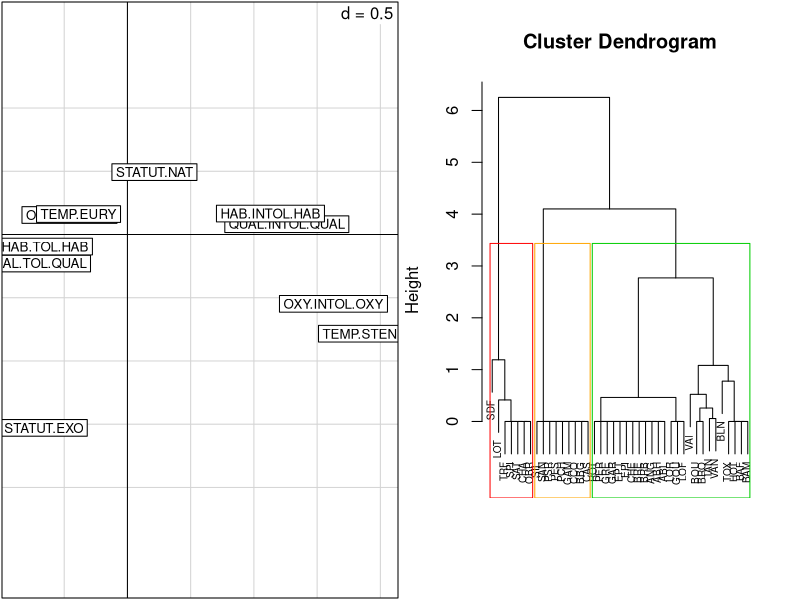
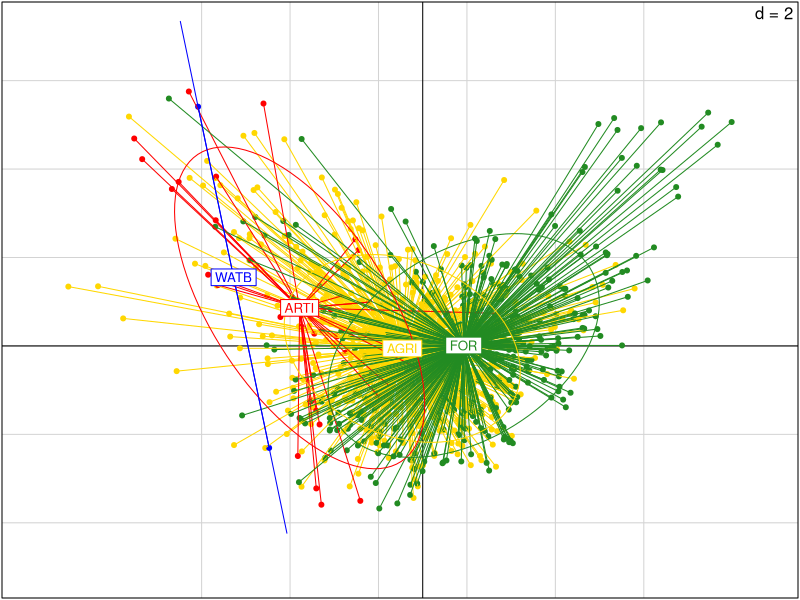
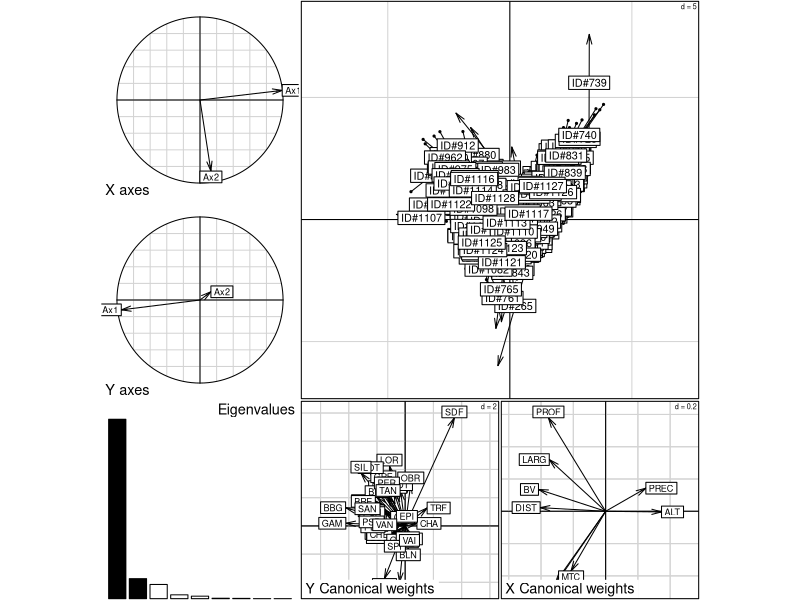
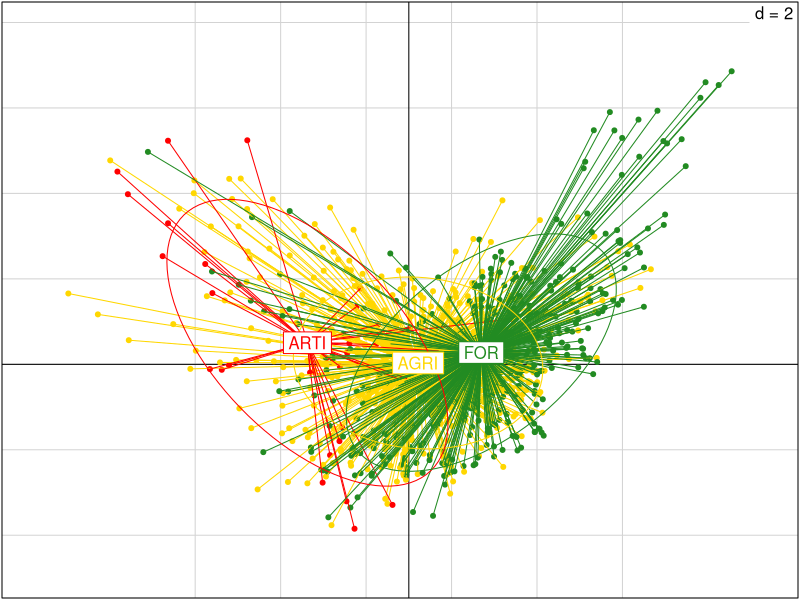
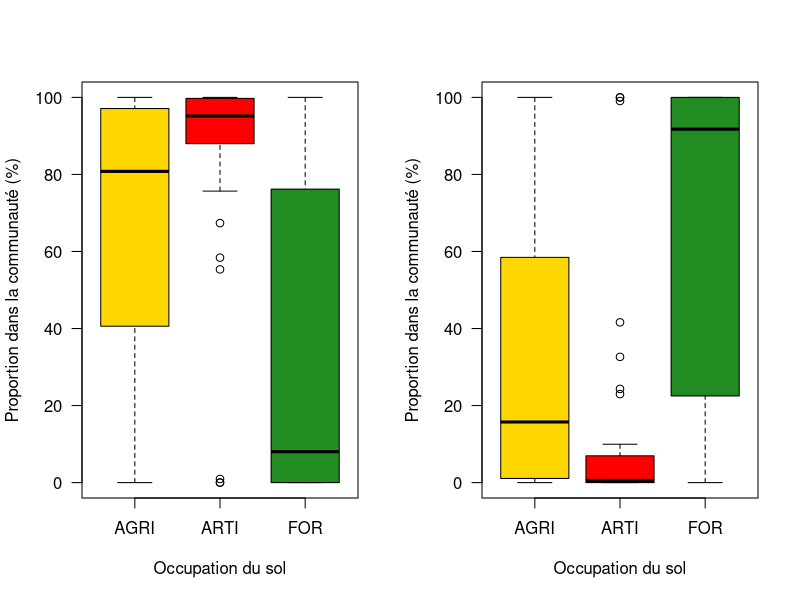
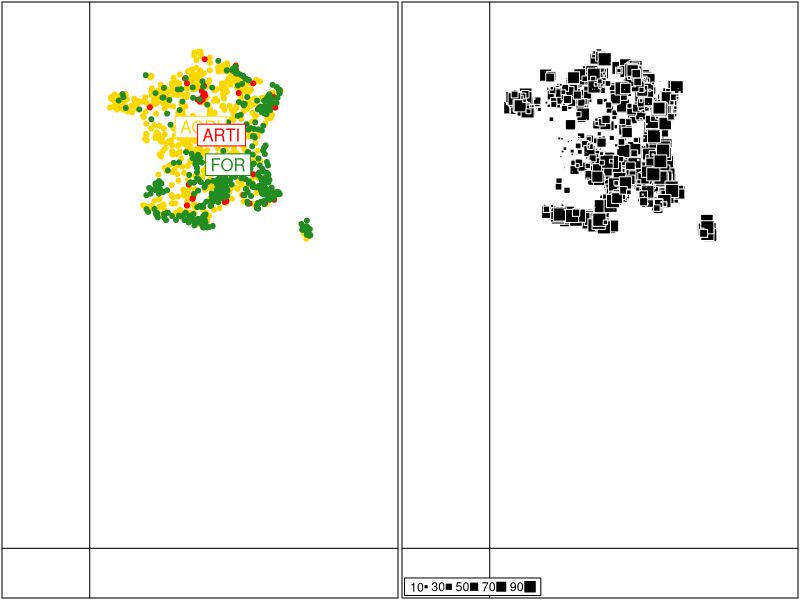
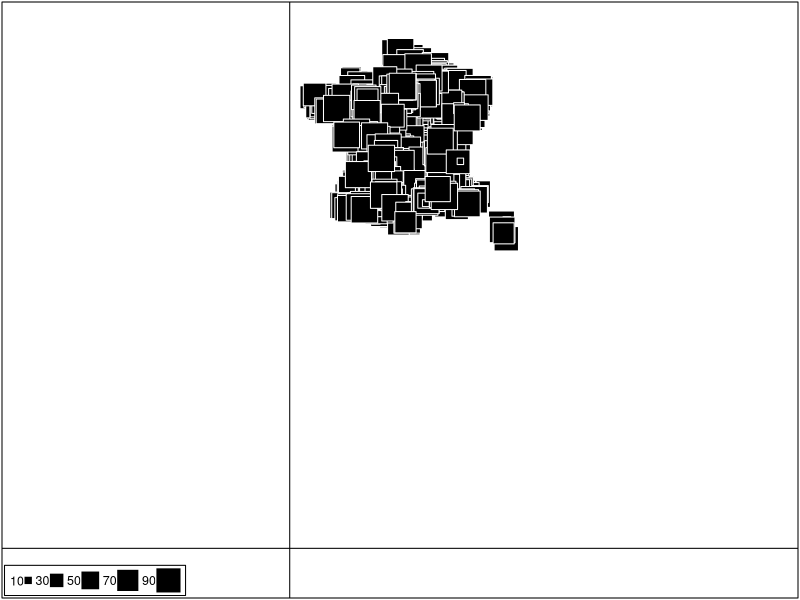
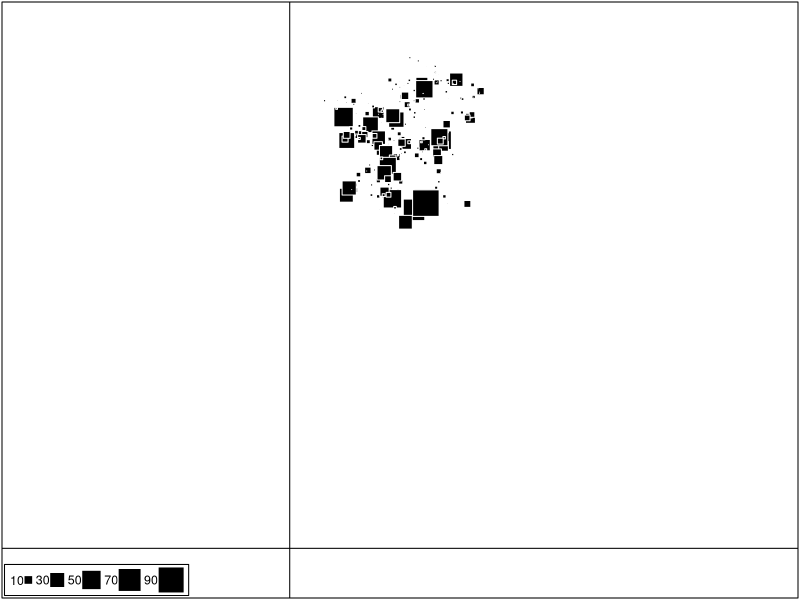

Reproduce these figures in R, in order.
# ==============================================================================
# PROJET : Syndrome des cours d'eau & Homogénéisation Biotique (Gagnants/Perdants)
# ==============================================================================

library(ade4)

# ==============================================================================
# ÉTAPE 0 : PRÉPARATION DES DONNÉES
# ==============================================================================
env <- read.csv("env.csv", sep=";", row.names=1)
sp <- read.csv("sp.csv", sep=";", row.names=1)
traits <- read.csv("traits.csv", sep=";", row.names=1)

# Nettoyage des zéros absolus
sp <- sp[, colSums(sp) > 0]
sp <- sp[rowSums(sp) > 0, ]
env <- env[rownames(sp), ]

# Variables environnementales (transformation log sur la morphologie)
env_quant <- env[, c("TEMP", "MTC", "MTW", "PREC", "BV", "DIST", "ALT", "LARG", "PROF")]
env_quant$BV   <- log(env_quant$BV + 1)
env_quant$DIST <- log(env_quant$DIST + 1)
env_quant$ALT  <- log(env_quant$ALT + 1)
env_quant$LARG <- log(env_quant$LARG + 1)
env_quant$PROF <- log(env_quant$PROF + 1)

# Traits ciblés sur la VULNÉRABILITÉ
traits_vuln <- traits[, c("QUAL", "HAB", "OXY", "TEMP", "STATUT")]
traits_vuln <- as.data.frame(lapply(traits_vuln, as.factor))


# ==============================================================================
# ÉTAPE 1 : LE PORTRAIT DES GAGNANTS ET PERDANTS (ACM + CAH)
# ==============================================================================
acm_vuln <- dudi.acm(traits_vuln, scannf = FALSE, nf = 2)

dist_vuln <- dist(acm_vuln$li)
cah_vuln <- hclust(dist_vuln, method = "ward.D2")
traits$Profil <- as.factor(cutree(cah_vuln, k = 3))

par(mfrow = c(1, 2))
s.label(acm_vuln$co, clabel = 0.8)
plot(cah_vuln, labels = rownames(traits), cex = 0.6, xlab = "", sub = "")
rect.hclust(cah_vuln, k = 3, border = c("red", "orange", "green3"))
par(mfrow = c(1, 1))


# ==============================================================================
# ÉTAPE 2 : LE SYNDROME ANTHROPIQUE DU MILIEU (ACP)
# ==============================================================================
pca_env <- dudi.pca(env_quant, center = TRUE, scale = TRUE, scannf = FALSE, nf = 2)

# Projection de l'Occupation du Sol sur l'ACP environnementale
s.class(pca_env$li, fac = as.factor(env$OS), 
        col = c("gold", "red", "forestgreen", "blue"),
        cstar = 1, cellipse = 1.5, axesell = FALSE, clabel = 0.8)


# ==============================================================================
# ÉTAPE 3 : LE TURNOVER SPÉCIFIQUE (AFC)
# ==============================================================================
afc_sp <- dudi.coa(sp, scannf = FALSE, nf = 2)


# ==============================================================================
# ÉTAPE 4 : LA PREUVE DU FILTRE ANTHROPIQUE (CO-INERTIE)
# ==============================================================================
pca_env_pondd <- dudi.pca(env_quant, row.w = afc_sp$lw, center = TRUE, scale = TRUE, scannf = FALSE, nf = 2)
coia_syndrome <- coinertia(pca_env_pondd, afc_sp, scannf = FALSE, nf = 2)

test_coia <- randtest(coia_syndrome, nrepet = 999)
print("=== TEST DE CO-INERTIE ===")
print(test_coia)

# Visualisation globale des flèches de co-inertie
plot(coia_syndrome)


# ==============================================================================
# ÉTAPE 5 : LES GRAPHIQUES "WAOUH" (Preuve par les Proportions)
# ==============================================================================

# 1. Nettoyage de la modalité "WATB" (Surfaces en eau, trop rares)
filtre_OS <- env$OS != "WATB"
OS_propre <- droplevels(as.factor(env$OS[filtre_OS]))

# 2. Calcul des PROPORTIONS de chaque profil par station
matrice_appartenance <- model.matrix(~ 0 + Profil, data = traits)
colnames(matrice_appartenance) <- paste0("Profil_", levels(traits$Profil))

abondance_profils <- as.data.frame(as.matrix(sp) %*% matrice_appartenance)
proportions_profils <- (abondance_profils / rowSums(abondance_profils)) * 100 

data_visu <- data.frame(OS = OS_propre, proportions_profils[filtre_OS, ])

# --- VISUALISATION 1 : La Co-inertie selon l'Occupation du Sol ---
# L'axe de la co-inertie sépare-t-il les milieux forestiers des milieux agricoles ?
coord_coia <- coia_syndrome$lX[filtre_OS, ]
s.class(coord_coia, fac = OS_propre, 
        col = c("gold", "red", "forestgreen"), 
        cstar = 1, cellipse = 1.5, axesell = FALSE, clabel = 1)


# --- VISUALISATION 2 : Les Boxplots de substitution (Gagnants vs Perdants) ---
# ATTENTION : Remplace "Profil_1" et "Profil_3" par les vrais numéros de tes profils 
# identifiés grâce à la CAH (ex: Profil_1 = Perdants, Profil_3 = Gagnants).

par(mfrow = c(1, 2))

# Boxplot pour les "Perdants" (Espèces sensibles)
boxplot(Profil_1 ~ OS, data = data_visu, 
        col = c("gold", "red", "forestgreen"),
        ylab = "Proportion dans la communauté (%)", 
        xlab = "Occupation du sol",
        las = 1)

# Boxplot pour les "Gagnants" (Espèces opportunistes/exotiques)
boxplot(Profil_3 ~ OS, data = data_visu, 
        col = c("gold", "red", "forestgreen"),
        ylab = "Proportion dans la communauté (%)", 
        xlab = "Occupation du sol",
        las = 1)

par(mfrow = c(1, 1))
# ==============================================================================
# ÉTAPE 6 (BONUS) : LA CARTE GÉOGRAPHIQUE DU SYNDROME
# ==============================================================================

# 1. Extraction des coordonnées spatiales (en gardant le filtre pour enlever WATB)
xy <- env[filtre_OS, c("X", "Y")]

par(mfrow = c(1, 2))

# --- CARTE 1 : L'occupation du sol dans l'espace ---
# On projette les X et Y. cstar=0 et cellipse=0 permettent de n'afficher que les points purs.
par(mfrow=c(1,2))
s.class(xy, fac = OS_propre, 
        col = c("gold", "red", "forestgreen"), 
        cstar = 0, cellipse = 0, axesell = FALSE, grid = FALSE)

# --- CARTE 2 : La répartition géographique des poissons "Gagnants" ---
# La fonction s.value dessine des carrés (positifs) ou cercles (négatifs) 
# dont la taille est proportionnelle au pourcentage de la guilde.
# ATTENTION : Remplace "Profil_3" par le bon numéro de tes Gagnants !
s.value(xy, data_visu$Profil_3, 
        grid = FALSE,
        csize = 0.5) # csize règle la taille des carrés

par(mfrow = c(1, 1))

s.value(xy, data_visu$Profil_1, 
        grid = FALSE,
        csize = 0.5) # csize règle la taille des carrés

s.value(xy, data_visu$Profil_2, 
        grid = FALSE,
        csize = 0.5) # csize règle la taille des carrés

q
